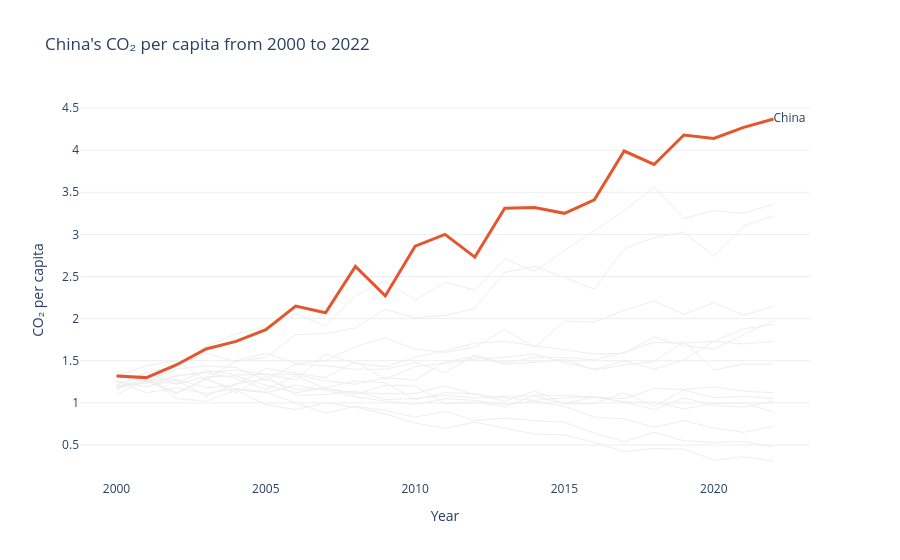

Notebook code cell kept with this figure:
### Markdown cell above
## Task 1 - A line chart showing CO2 per Capita for all countries in the dataset

**Requirements:**
- All countries shown (for context), but only **one highlighted in colour** — your choice which
- All other lines in grey (#EEEEEE), thinner
- Highlighted country **labelled directly** at the end of its line (not in a legend)
- Insight title that names the highlighted country and its story

### Code cell
import plotly.graph_objects as go

highlight_country = "China"

fig = go.Figure()

# All countries in light grey
for country in df["Country"].unique():
    if country == highlight_country:
        continue

    country_data = df[df["Country"] == country].sort_values("Year")

    fig.add_trace(go.Scatter(
        x=country_data["Year"],
        y=country_data["CO2_per_capita"],
        mode="lines",
        line=dict(color="#EEEEEE", width=1),
        showlegend=False,
        hoverinfo="skip"
    ))

# Highlight China
china = df[df["Country"] == highlight_country].sort_values("Year")

fig.add_trace(go.Scatter(
    x=china["Year"],
    y=china["CO2_per_capita"],
    mode="lines+text",
    line=dict(color="#E4572E", width=3),
    text=[""] * (len(china) - 1) + ["China"],
    textposition="middle right",
    showlegend=False
))

fig.update_layout(
    title="China's CO₂ per capita from 2000 to 2022",
    xaxis_title="Year",
    yaxis_title="CO₂ per capita",
    template="plotly_white",
    showlegend=False,
    margin=dict(r=90)
)

fig.update_xaxes(showgrid=False)
fig.update_yaxes(showgrid=True, gridcolor="#EEEEEE")

fig.show()

### Figure 1 — Plotly figure (JSON) as saved in the notebook; plotly's stock layout.template omitted (floating-point values rounded to 4 significant figures)
{"data": [{"hoverinfo": "skip", "line": {"color": "#EEEEEE", "width": 1}, "mode": "lines", "showlegend": false, "type": "scatter", "x": [2000, 2001, 2002, 2003, 2004, 2005, 2006, 2007, 2008, 2009, 2010, 2011, 2012, 2013, 2014, 2015, 2016, 2017, 2018, 2019, 2020, 2021, 2022], "y": [1.32, 1.26, 1.11, 1.29, 1.12, 1.32, 1.09, 1.1, 1.14, 1.04, 1.05, 1.09, 1.06, 1.08, 1.08, 0.99, 1.07, 1.01, 0.92, 1.06, 0.97, 0.95, 1.02]}, {"hoverinfo": "skip", "line": {"color": "#EEEEEE", "width": 1}, "mode": "lines", "showlegend": false, "type": "scatter", "x": [2000, 2001, 2002, 2003, 2004, 2005, 2006, 2007, 2008, 2009, 2010, 2011, 2012, 2013, 2014, 2015, 2016, 2017, 2018, 2019, 2020, 2021, 2022], "y": [1.21, 1.36, 1.44, 1.67, 1.82, 1.9, 2.06, 1.91, 2.27, 2.45, 2.22, 2.43, 2.34, 2.71, 2.56, 2.81, 3.04, 3.28, 3.56, 3.19, 3.28, 3.25, 3.36]}, {"hoverinfo": "skip", "line": {"color": "#EEEEEE", "width": 1}, "mode": "lines", "showlegend": false, "type": "scatter", "x": [2000, 2001, 2002, 2003, 2004, 2005, 2006, 2007, 2008, 2009, 2010, 2011, 2012, 2013, 2014, 2015, 2016, 2017, 2018, 2019, 2020, 2021, 2022], "y": [1.25, 1.12, 1.18, 1.11, 1.17, 1.13, 1.0, 0.88, 0.96, 0.91, 0.83, 0.9, 0.79, 0.82, 0.79, 0.77, 0.64, 0.54, 0.65, 0.55, 0.53, 0.54, 0.48]}, {"hoverinfo": "skip", "line": {"color": "#EEEEEE", "width": 1}, "mode": "lines", "showlegend": false, "type": "scatter", "x": [2000, 2001, 2002, 2003, 2004, 2005, 2006, 2007, 2008, 2009, 2010, 2011, 2012, 2013, 2014, 2015, 2016, 2017, 2018, 2019, 2020, 2021, 2022], "y": [1.15, 1.31, 1.05, 1.02, 1.15, 0.98, 0.92, 1.0, 0.95, 0.87, 0.76, 0.7, 0.77, 0.7, 0.63, 0.62, 0.53, 0.42, 0.46, 0.45, 0.32, 0.36, 0.31]}, {"hoverinfo": "skip", "line": {"color": "#EEEEEE", "width": 1}, "mode": "lines", "showlegend": false, "type": "scatter", "x": [2000, 2001, 2002, 2003, 2004, 2005, 2006, 2007, 2008, 2009, 2010, 2011, 2012, 2013, 2014, 2015, 2016, 2017, 2018, 2019, 2020, 2021, 2022], "y": [1.34, 1.29, 1.12, 1.28, 1.16, 1.12, 1.21, 1.15, 1.07, 1.02, 0.98, 1.05, 1.03, 0.98, 1.02, 0.96, 0.83, 0.81, 0.71, 0.79, 0.7, 0.65, 0.72]}, {"hoverinfo": "skip", "line": {"color": "#EEEEEE", "width": 1}, "mode": "lines", "showlegend": false, "type": "scatter", "x": [2000, 2001, 2002, 2003, 2004, 2005, 2006, 2007, 2008, 2009, 2010, 2011, 2012, 2013, 2014, 2015, 2016, 2017, 2018, 2019, 2020, 2021, 2022], "y": [1.26, 1.19, 1.32, 1.36, 1.39, 1.34, 1.27, 1.58, 1.47, 1.43, 1.54, 1.62, 1.71, 1.73, 1.68, 1.63, 1.58, 1.59, 1.78, 1.68, 1.64, 1.81, 1.98]}, {"hoverinfo": "skip", "line": {"color": "#EEEEEE", "width": 1}, "mode": "lines", "showlegend": false, "type": "scatter", "x": [2000, 2001, 2002, 2003, 2004, 2005, 2006, 2007, 2008, 2009, 2010, 2011, 2012, 2013, 2014, 2015, 2016, 2017, 2018, 2019, 2020, 2021, 2022], "y": [1.1, 1.27, 1.27, 1.08, 1.23, 1.28, 1.16, 1.17, 1.1, 1.21, 1.2, 0.99, 1.01, 0.95, 1.09, 1.09, 1.07, 1.01, 1.01, 0.93, 0.99, 1.0, 0.89]}, {"hoverinfo": "skip", "line": {"color": "#EEEEEE", "width": 1}, "mode": "lines", "showlegend": false, "type": "scatter", "x": [2000, 2001, 2002, 2003, 2004, 2005, 2006, 2007, 2008, 2009, 2010, 2011, 2012, 2013, 2014, 2015, 2016, 2017, 2018, 2019, 2020, 2021, 2022], "y": [1.17, 1.36, 1.22, 1.31, 1.32, 1.21, 1.12, 1.18, 1.26, 1.24, 1.04, 1.12, 1.11, 1.02, 1.14, 0.99, 0.99, 1.12, 0.96, 1.15, 1.06, 1.08, 1.05]}, {"hoverinfo": "skip", "line": {"color": "#EEEEEE", "width": 1}, "mode": "lines", "showlegend": false, "type": "scatter", "x": [2000, 2001, 2002, 2003, 2004, 2005, 2006, 2007, 2008, 2009, 2010, 2011, 2012, 2013, 2014, 2015, 2016, 2017, 2018, 2019, 2020, 2021, 2022], "y": [1.26, 1.19, 1.28, 1.18, 1.21, 1.41, 1.35, 1.3, 1.49, 1.28, 1.43, 1.47, 1.52, 1.54, 1.58, 1.48, 1.4, 1.5, 1.4, 1.51, 1.73, 1.7, 1.73]}, {"hoverinfo": "skip", "line": {"color": "#EEEEEE", "width": 1}, "mode": "lines", "showlegend": false, "type": "scatter", "x": [2000, 2001, 2002, 2003, 2004, 2005, 2006, 2007, 2008, 2009, 2010, 2011, 2012, 2013, 2014, 2015, 2016, 2017, 2018, 2019, 2020, 2021, 2022], "y": [1.32, 1.44, 1.5, 1.27, 1.5, 1.59, 1.47, 1.5, 1.67, 1.77, 1.64, 1.6, 1.66, 1.87, 1.66, 1.97, 1.96, 2.1, 2.21, 2.05, 2.19, 2.04, 2.15]}, {"hoverinfo": "skip", "line": {"color": "#EEEEEE", "width": 1}, "mode": "lines", "showlegend": false, "type": "scatter", "x": [2000, 2001, 2002, 2003, 2004, 2005, 2006, 2007, 2008, 2009, 2010, 2011, 2012, 2013, 2014, 2015, 2016, 2017, 2018, 2019, 2020, 2021, 2022], "y": [1.19, 1.24, 1.32, 1.36, 1.29, 1.16, 1.32, 1.17, 1.12, 1.11, 1.11, 1.2, 1.1, 1.06, 1.03, 1.06, 1.07, 1.05, 1.17, 1.16, 1.19, 1.14, 1.12]}, {"hoverinfo": "skip", "line": {"color": "#EEEEEE", "width": 1}, "mode": "lines", "showlegend": false, "type": "scatter", "x": [2000, 2001, 2002, 2003, 2004, 2005, 2006, 2007, 2008, 2009, 2010, 2011, 2012, 2013, 2014, 2015, 2016, 2017, 2018, 2019, 2020, 2021, 2022], "y": [1.2, 1.25, 1.23, 1.39, 1.33, 1.34, 1.34, 1.26, 1.22, 1.3, 1.27, 1.49, 1.55, 1.46, 1.48, 1.52, 1.39, 1.45, 1.49, 1.73, 1.39, 1.46, 1.46]}, {"hoverinfo": "skip", "line": {"color": "#EEEEEE", "width": 1}, "mode": "lines", "showlegend": false, "type": "scatter", "x": [2000, 2001, 2002, 2003, 2004, 2005, 2006, 2007, 2008, 2009, 2010, 2011, 2012, 2013, 2014, 2015, 2016, 2017, 2018, 2019, 2020, 2021, 2022], "y": [1.18, 1.25, 1.4, 1.44, 1.42, 1.27, 1.46, 1.44, 1.4, 1.4, 1.48, 1.36, 1.57, 1.47, 1.54, 1.54, 1.51, 1.6, 1.72, 1.71, 1.73, 1.88, 1.93]}, {"hoverinfo": "skip", "line": {"color": "#EEEEEE", "width": 1}, "mode": "lines", "showlegend": false, "type": "scatter", "x": [2000, 2001, 2002, 2003, 2004, 2005, 2006, 2007, 2008, 2009, 2010, 2011, 2012, 2013, 2014, 2015, 2016, 2017, 2018, 2019, 2020, 2021, 2022], "y": [1.37, 1.23, 1.44, 1.59, 1.49, 1.54, 1.81, 1.82, 1.89, 2.11, 2.01, 2.04, 2.12, 2.55, 2.62, 2.49, 2.35, 2.83, 2.96, 3.03, 2.74, 3.1, 3.22]}, {"line": {"color": "#E4572E", "width": 3}, "mode": "lines+text", "showlegend": false, "text": ["", "", "", "", "", "", "", "", "", "", "", "", "", "", "", "", "", "", "", "", "", "", "China"], "textposition": "middle right", "type": "scatter", "x": [2000, 2001, 2002, 2003, 2004, 2005, 2006, 2007, 2008, 2009, 2010, 2011, 2012, 2013, 2014, 2015, 2016, 2017, 2018, 2019, 2020, 2021, 2022], "y": [1.32, 1.3, 1.45, 1.64, 1.73, 1.87, 2.15, 2.07, 2.62, 2.27, 2.86, 3.0, 2.73, 3.31, 3.32, 3.25, 3.41, 3.99, 3.83, 4.18, 4.14, 4.27, 4.37]}], "layout": {"margin": {"r": 90}, "showlegend": false, "title": {"text": "China's CO₂ per capita from 2000 to 2022"}, "xaxis": {"showgrid": false, "title": {"text": "Year"}}, "yaxis": {"gridcolor": "#EEEEEE", "showgrid": true, "title": {"text": "CO₂ per capita"}}}}
